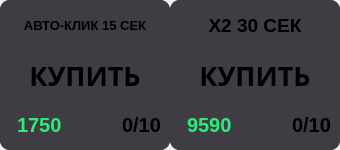
            <widget class="QFrame" name="buy_ckicks_frame_2">
             <layout class="QHBoxLayout" name="horizontalLayout_34">
              <property name="spacing">
               <number>0</number>
              </property>
              <property name="leftMargin">
               <number>0</number>
              </property>
              <property name="topMargin">
               <number>0</number>
              </property>
              <property name="rightMargin">
               <number>0</number>
              </property>
              <property name="bottomMargin">
               <number>0</number>
              </property>
              <item>
               <widget class="QFrame" name="one_click_buy_frame_7">
                <property name="minimumSize">
                 <size>
                  <width>170</width>
                  <height>150</height>
                 </size>
                </property>
                <property name="maximumSize">
                 <size>
                  <width>170</width>
                  <height>150</height>
                 </size>
                </property>
                <property name="styleSheet">
                 <string notr="true">background-color: rgb(64, 60, 67);
border-radius:10px;
</string>
                </property>
                <layout class="QVBoxLayout" name="verticalLayout_19">
                 <property name="leftMargin">
                  <number>0</number>
                 </property>
                 <property name="topMargin">
                  <number>0</number>
                 </property>
                 <property name="rightMargin">
                  <number>0</number>
                 </property>
                 <property name="bottomMargin">
                  <number>0</number>
                 </property>
                 <item>
                  <widget class="QFrame" name="frame_25">
                   <layout class="QHBoxLayout" name="horizontalLayout_35">
                    <item>
                     <widget class="QLabel" name="label_45">
                      <property name="minimumSize">
                       <size>
                        <width>70</width>
                        <height>30</height>
                       </size>
                      </property>
                      <property name="font">
                       <font>
                        <pointsize>10</pointsize>
                        <bold>true</bold>
                       </font>
                      </property>
                      <property name="styleSheet">
                       <string notr="true">
</string>
                      </property>
                      <property name="text">
                       <string>АВТО-КЛИК 15 СЕК</string>
                      </property>
                      <property name="alignment">
                       <set>Qt::AlignmentFlag::AlignCenter</set>
                      </property>
                     </widget>
                    </item>
                   </layout>
                  </widget>
                 </item>
                 <item>
                  <widget class="QPushButton" name="btn_one_boost_buy_1">
                   <property name="font">
                    <font>
                     <family>Code Pro Bold</family>
                     <pointsize>20</pointsize>
                     <bold>true</bold>
                    </font>
                   </property>
                   <property name="cursor">
                    <cursorShape>PointingHandCursor</cursorShape>
                   </property>
                   <property name="text">
                    <string>КУПИТЬ</string>
                   </property>
                   <property name="flat">
                    <bool>false</bool>
                   </property>
                  </widget>
                 </item>
                 <item>
                  <widget class="QFrame" name="frame_26">
                   <layout class="QHBoxLayout" name="horizontalLayout_36">
                    <item>
                     <widget class="QLabel" name="label_46">
                      <property name="font">
                       <font>
                        <pointsize>15</pointsize>
                        <bold>true</bold>
                       </font>
                      </property>
                      <property name="styleSheet">
                       <string notr="true">color: rgb(42, 237, 123);
margin: 3px;</string>
                      </property>
                      <property name="text">
                       <string>1750</string>
                      </property>
                     </widget>
                    </item>
                    <item>
                     <spacer name="horizontalSpacer_37">
                      <property name="orientation">
                       <enum>Qt::Orientation::Horizontal</enum>
                      </property>
                      <property name="sizeHint" stdset="0">
                       <size>
                        <width>40</width>
                        <height>20</height>
                       </size>
                      </property>
                     </spacer>
                    </item>
                    <item>
                     <widget class="QLabel" name="label_48">
                      <property name="font">
                       <font>
                        <pointsize>15</pointsize>
                        <bold>true</bold>
                       </font>
                      </property>
                      <property name="text">
                       <string>0/10</string>
                      </property>
                     </widget>
                    </item>
                   </layout>
                  </widget>
                 </item>
                </layout>
               </widget>
              </item>
              <item>
               <widget class="QFrame" name="one_click_buy_frame_9">
                <property name="minimumSize">
                 <size>
                  <width>170</width>
                  <height>150</height>
                 </size>
                </property>
                <property name="maximumSize">
                 <size>
                  <width>170</width>
                  <height>150</height>
                 </size>
                </property>
                <property name="styleSheet">
                 <string notr="true">background-color: rgb(64, 60, 67);
border-radius:10px;</string>
                </property>
                <layout class="QVBoxLayout" name="verticalLayout_21">
                 <property name="leftMargin">
                  <number>0</number>
                 </property>
                 <property name="topMargin">
                  <number>0</number>
                 </property>
                 <property name="rightMargin">
                  <number>0</number>
                 </property>
                 <property name="bottomMargin">
                  <number>0</number>
                 </property>
                 <item>
                  <widget class="QFrame" name="frame_29">
                   <layout class="QHBoxLayout" name="horizontalLayout_39">
                    <item>
                     <widget class="QLabel" name="label_53">
                      <property name="minimumSize">
                       <size>
                        <width>70</width>
                        <height>30</height>
                       </size>
                      </property>
                      <property name="font">
                       <font>
                        <pointsize>14</pointsize>
                        <bold>true</bold>
                       </font>
                      </property>
                      <property name="styleSheet">
                       <string notr="true">
</string>
                      </property>
                      <property name="text">
                       <string>Х2 30 СЕК</string>
                      </property>
                      <property name="alignment">
                       <set>Qt::AlignmentFlag::AlignCenter</set>
                      </property>
                     </widget>
                    </item>
                   </layout>
                  </widget>
                 </item>
                 <item>
                  <widget class="QPushButton" name="btn_one_boost_buy_2">
                   <property name="font">
                    <font>
                     <family>Code Pro Bold</family>
                     <pointsize>20</pointsize>
                     <bold>true</bold>
                    </font>
                   </property>
                   <property name="cursor">
                    <cursorShape>PointingHandCursor</cursorShape>
                   </property>
                   <property name="text">
                    <string>КУПИТЬ</string>
                   </property>
                   <property name="flat">
                    <bool>false</bool>
                   </property>
                  </widget>
                 </item>
                 <item>
                  <widget class="QFrame" name="frame_30">
                   <layout class="QHBoxLayout" name="horizontalLayout_40">
                    <item>
                     <widget class="QLabel" name="label_54">
                      <property name="font">
                       <font>
                        <pointsize>15</pointsize>
                        <bold>true</bold>
                       </font>
                      </property>
                      <property name="styleSheet">
                       <string notr="true">color: rgb(42, 237, 123);
margin: 3px;</string>
                      </property>
                      <property name="text">
                       <string>9590</string>
                      </property>
                     </widget>
                    </item>
                    <item>
                     <spacer name="horizontalSpacer_43">
                      <property name="orientation">
                       <enum>Qt::Orientation::Horizontal</enum>
                      </property>
                      <property name="sizeHint" stdset="0">
                       <size>
                        <width>40</width>
                        <height>20</height>
                       </size>
                      </property>
                     </spacer>
                    </item>
                    <item>
                     <widget class="QLabel" name="label_56">
                      <property name="font">
                       <font>
                        <pointsize>15</pointsize>
                        <bold>true</bold>
                       </font>
                      </property>
                      <property name="text">
                       <string>0/10</string>
                      </property>
                     </widget>
                    </item>
                   </layout>
                  </widget>
                 </item>
                </layout>
               </widget>
              </item>
             </layout>
            </widget>
